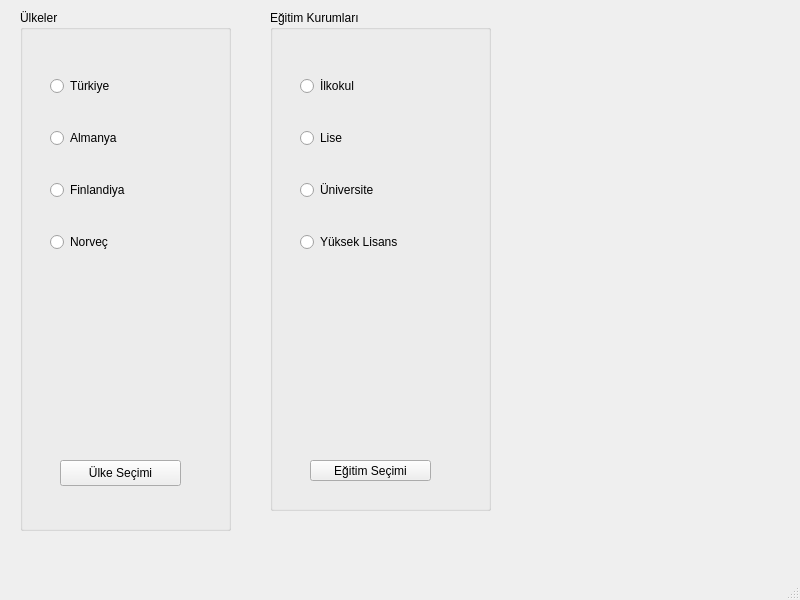
<?xml version="1.0" encoding="UTF-8"?>
<ui version="4.0">
 <class>MainWindow</class>
 <widget class="QMainWindow" name="MainWindow">
  <property name="geometry">
   <rect>
    <x>0</x>
    <y>0</y>
    <width>800</width>
    <height>600</height>
   </rect>
  </property>
  <property name="windowTitle">
   <string>MainWindow</string>
  </property>
  <widget class="QWidget" name="centralwidget">
   <widget class="QGroupBox" name="groupUlke">
    <property name="geometry">
     <rect>
      <x>20</x>
      <y>10</y>
      <width>211</width>
      <height>521</height>
     </rect>
    </property>
    <property name="title">
     <string>Ülkeler</string>
    </property>
    <widget class="QPushButton" name="btn_ulke">
     <property name="geometry">
      <rect>
       <x>40</x>
       <y>450</y>
       <width>121</width>
       <height>26</height>
      </rect>
     </property>
     <property name="text">
      <string>Ülke Seçimi</string>
     </property>
    </widget>
    <widget class="QLabel" name="lbl_ulke">
     <property name="geometry">
      <rect>
       <x>30</x>
       <y>300</y>
       <width>151</width>
       <height>101</height>
      </rect>
     </property>
     <property name="text">
      <string/>
     </property>
    </widget>
    <widget class="QWidget" name="gridLayoutWidget">
     <property name="geometry">
      <rect>
       <x>30</x>
       <y>40</y>
       <width>151</width>
       <height>231</height>
      </rect>
     </property>
     <layout class="QGridLayout" name="gridUlke">
      <item row="0" column="0">
       <widget class="QRadioButton" name="Tur">
        <property name="text">
         <string>Türkiye</string>
        </property>
       </widget>
      </item>
      <item row="2" column="0">
       <widget class="QRadioButton" name="Fin">
        <property name="text">
         <string>Finlandiya</string>
        </property>
       </widget>
      </item>
      <item row="1" column="0">
       <widget class="QRadioButton" name="Ger">
        <property name="text">
         <string>Almanya</string>
        </property>
       </widget>
      </item>
      <item row="3" column="0">
       <widget class="QRadioButton" name="Nor">
        <property name="text">
         <string>Norveç</string>
        </property>
       </widget>
      </item>
     </layout>
    </widget>
   </widget>
   <widget class="QGroupBox" name="groupEdu">
    <property name="geometry">
     <rect>
      <x>270</x>
      <y>10</y>
      <width>221</width>
      <height>501</height>
     </rect>
    </property>
    <property name="title">
     <string>Eğitim Kurumları</string>
    </property>
    <widget class="QPushButton" name="btn_edu">
     <property name="geometry">
      <rect>
       <x>40</x>
       <y>450</y>
       <width>121</width>
       <height>21</height>
      </rect>
     </property>
     <property name="text">
      <string>Eğitim Seçimi</string>
     </property>
    </widget>
    <widget class="QLabel" name="lbl_edu">
     <property name="geometry">
      <rect>
       <x>30</x>
       <y>290</y>
       <width>141</width>
       <height>111</height>
      </rect>
     </property>
     <property name="text">
      <string/>
     </property>
    </widget>
    <widget class="QWidget" name="gridLayoutWidget_2">
     <property name="geometry">
      <rect>
       <x>30</x>
       <y>40</y>
       <width>141</width>
       <height>231</height>
      </rect>
     </property>
     <layout class="QGridLayout" name="gridEdu">
      <item row="0" column="0">
       <widget class="QRadioButton" name="ilk">
        <property name="text">
         <string>İlkokul</string>
        </property>
       </widget>
      </item>
      <item row="2" column="0">
       <widget class="QRadioButton" name="uni">
        <property name="text">
         <string>Üniversite</string>
        </property>
       </widget>
      </item>
      <item row="1" column="0">
       <widget class="QRadioButton" name="lise">
        <property name="text">
         <string>Lise</string>
        </property>
       </widget>
      </item>
      <item row="3" column="0">
       <widget class="QRadioButton" name="mas">
        <property name="text">
         <string>Yüksek Lisans</string>
        </property>
       </widget>
      </item>
     </layout>
    </widget>
   </widget>
  </widget>
  <widget class="QMenuBar" name="menubar">
   <property name="geometry">
    <rect>
     <x>0</x>
     <y>0</y>
     <width>800</width>
     <height>23</height>
    </rect>
   </property>
  </widget>
  <widget class="QStatusBar" name="statusbar"/>
 </widget>
 <resources/>
 <connections/>
</ui>
